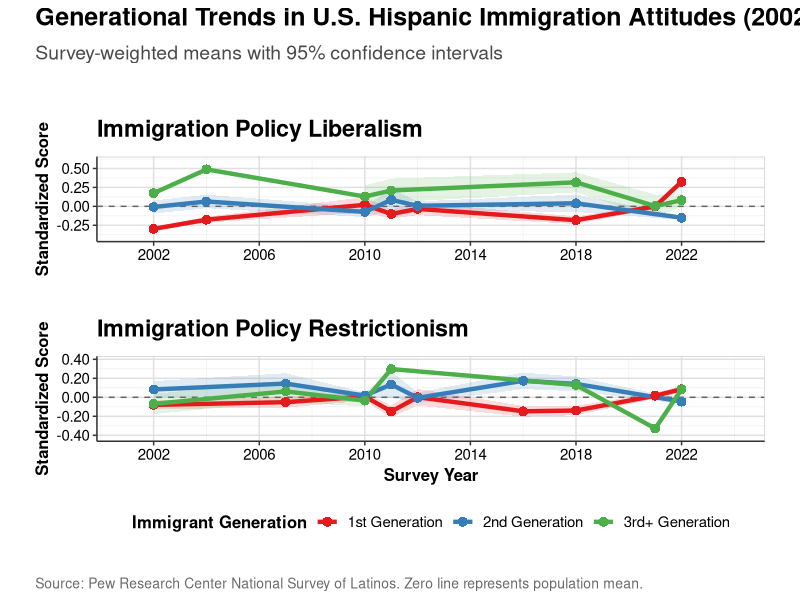
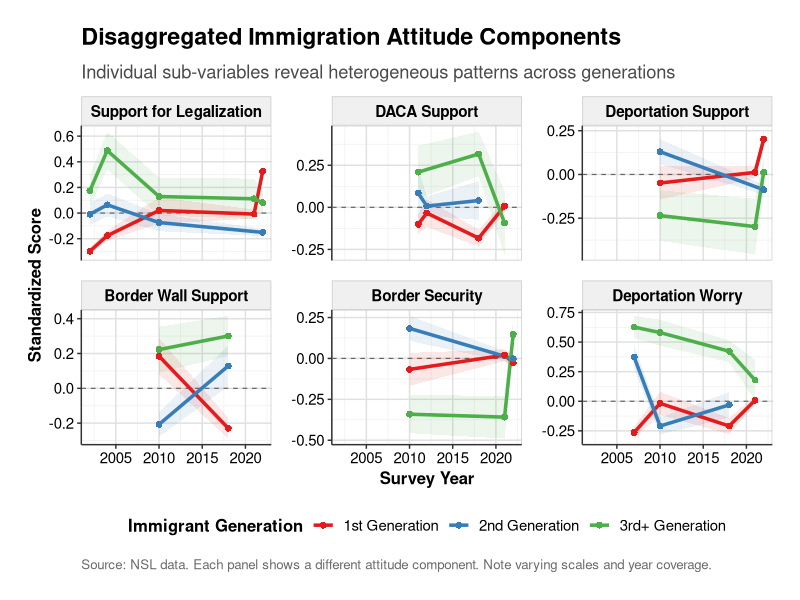
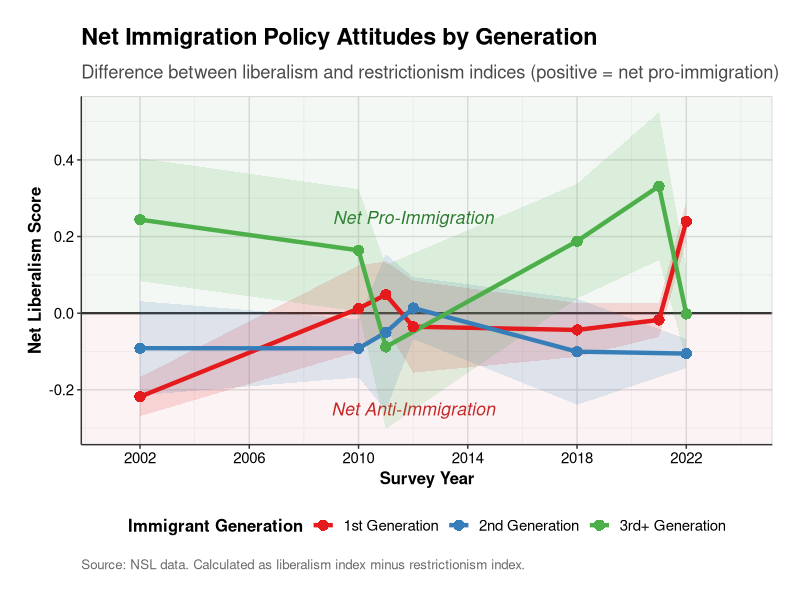
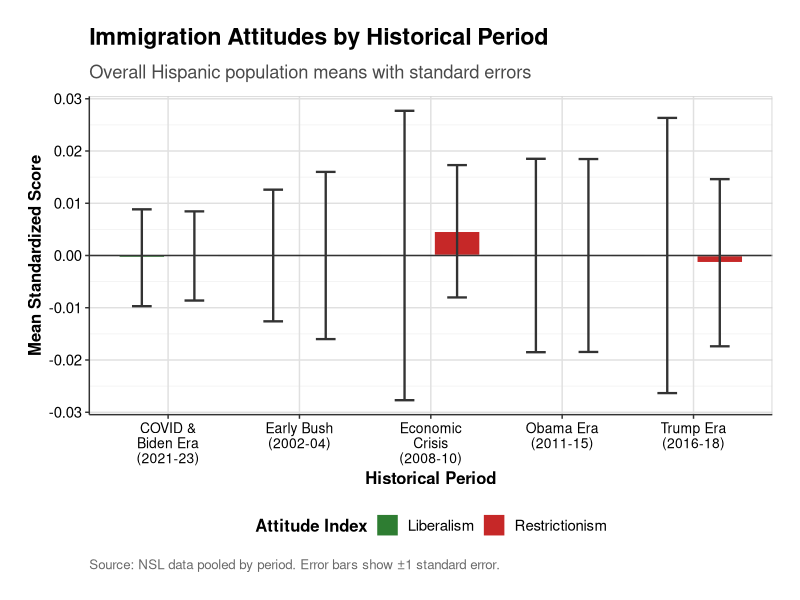
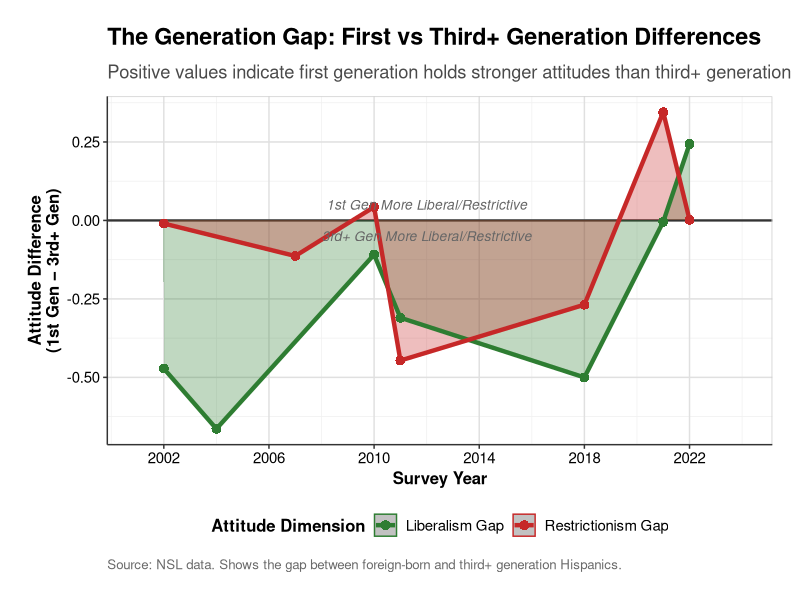

Write R code to recreate these figures, in order.
# =============================================================================
# PUBLICATION QUALITY VISUALIZATIONS v4.4 - CONSISTENT STYLING
# =============================================================================
# Purpose: Create all visualizations with consistent publication-quality styling
#          Professional color schemes, white backgrounds, high-quality output
# Version: 4.4
# Date: January 2025
# =============================================================================

library(dplyr)
library(tidyr)
library(readr)
library(ggplot2)
library(scales)
library(patchwork)
library(RColorBrewer)
library(viridis)

cat("=============================================================\n")
cat("PUBLICATION QUALITY VISUALIZATIONS v4.4\n")
cat("Creating consistent, professional visualizations\n")
cat("=============================================================\n")

# =============================================================================
# 1. CONSISTENT THEME DEFINITION
# =============================================================================

# Define publication theme with white background
theme_publication <- function(base_size = 12) {
  theme_minimal(base_size = base_size) +
  theme(
    # Text elements
    plot.title = element_text(size = rel(1.4), face = "bold", 
                             color = "black", margin = margin(b = 10)),
    plot.subtitle = element_text(size = rel(1.1), color = "#4A4A4A", 
                                margin = margin(b = 10)),
    plot.caption = element_text(size = rel(0.8), color = "#6A6A6A", 
                               hjust = 0, margin = margin(t = 10)),
    
    # Axis elements
    axis.title = element_text(size = rel(1), face = "bold", color = "black"),
    axis.text = element_text(size = rel(0.9), color = "black"),
    axis.line = element_line(color = "#333333", size = 0.5),
    axis.ticks = element_line(color = "#333333", size = 0.5),
    
    # Legend
    legend.title = element_text(size = rel(1), face = "bold", color = "black"),
    legend.text = element_text(size = rel(0.9), color = "black"),
    legend.background = element_rect(fill = "white", color = NA),
    legend.key = element_rect(fill = "white", color = NA),
    legend.position = "bottom",
    
    # Panel elements
    panel.background = element_rect(fill = "white", color = NA),
    panel.grid.major = element_line(color = "#E0E0E0", size = 0.5),
    panel.grid.minor = element_line(color = "#F0F0F0", size = 0.25),
    panel.border = element_rect(fill = NA, color = "#CCCCCC", size = 0.5),
    
    # Strip elements (for facets)
    strip.background = element_rect(fill = "#F5F5F5", color = "#CCCCCC"),
    strip.text = element_text(size = rel(1), face = "bold", color = "black"),
    
    # Overall plot
    plot.background = element_rect(fill = "white", color = NA),
    plot.margin = margin(20, 20, 20, 20)
  )
}

# Define consistent color palette
generation_colors <- c(
  "1st Generation" = "#E41A1C",    # Red
  "2nd Generation" = "#377EB8",    # Blue
  "3rd+ Generation" = "#4DAF4A"    # Green
)

# Alternative professional palette
generation_colors_alt <- c(
  "1st Generation" = "#D62728",    # Darker red
  "2nd Generation" = "#1F77B4",    # Darker blue
  "3rd+ Generation" = "#2CA02C"    # Darker green
)

# =============================================================================
# 2. LOAD DATA
# =============================================================================

cat("\n1. LOADING DATA\n")
cat(paste(rep("-", 60), collapse = ""), "\n")

# Load analysis outputs
generation_trends <- read_csv("outputs/generation_year_trends_v4_0.csv", show_col_types = FALSE)
overall_trends <- read_csv("outputs/overall_trends_v4_0.csv", show_col_types = FALSE)
period_effects <- read_csv("outputs/period_effects_v4_0.csv", show_col_types = FALSE)
disaggregated_trends <- read_csv("outputs/disaggregated_trends_v4_3.csv", show_col_types = FALSE)

cat("Data loaded successfully\n")

# =============================================================================
# 3. MAIN GENERATION TRENDS - MAGNIFIED
# =============================================================================

cat("\n2. CREATING MAIN GENERATION TRENDS VISUALIZATION\n")
cat(paste(rep("-", 60), collapse = ""), "\n")

# Calculate appropriate y-limits
lib_data <- generation_trends %>% filter(!is.na(liberalism_mean))
res_data <- generation_trends %>% filter(!is.na(restrictionism_mean))

lib_range <- range(lib_data$liberalism_mean)
lib_expand <- diff(lib_range) * 0.15
lib_limits <- c(lib_range[1] - lib_expand, lib_range[2] + lib_expand)

res_range <- range(res_data$restrictionism_mean)
res_expand <- diff(res_range) * 0.15
res_limits <- c(res_range[1] - res_expand, res_range[2] + res_expand)

# Create liberalism panel
p_lib <- lib_data %>%
  ggplot(aes(x = survey_year, y = liberalism_mean, color = generation_label)) +
  
  # Reference line at zero
  geom_hline(yintercept = 0, linetype = "dashed", color = "#666666", size = 0.5) +
  
  # Confidence ribbons
  geom_ribbon(aes(ymin = liberalism_ci_lower, ymax = liberalism_ci_upper, 
                  fill = generation_label),
              alpha = 0.15, color = NA) +
  
  # Lines and points
  geom_line(size = 1.5) +
  geom_point(size = 3, shape = 16) +
  
  # Scales
  scale_color_manual(values = generation_colors, name = "Immigrant Generation") +
  scale_fill_manual(values = generation_colors, guide = "none") +
  scale_x_continuous(breaks = seq(2002, 2024, by = 4), 
                     limits = c(2001, 2024)) +
  scale_y_continuous(limits = lib_limits,
                     labels = function(x) sprintf("%.2f", x)) +
  
  # Labels
  labs(
    title = "Immigration Policy Liberalism",
    x = NULL,
    y = "Standardized Score"
  ) +
  
  theme_publication() +
  theme(legend.position = "none")

# Create restrictionism panel
p_res <- res_data %>%
  ggplot(aes(x = survey_year, y = restrictionism_mean, color = generation_label)) +
  
  geom_hline(yintercept = 0, linetype = "dashed", color = "#666666", size = 0.5) +
  
  geom_ribbon(aes(ymin = restrictionism_ci_lower, ymax = restrictionism_ci_upper, 
                  fill = generation_label),
              alpha = 0.15, color = NA) +
  
  geom_line(size = 1.5) +
  geom_point(size = 3, shape = 16) +
  
  scale_color_manual(values = generation_colors, name = "Immigrant Generation") +
  scale_fill_manual(values = generation_colors, guide = "none") +
  scale_x_continuous(breaks = seq(2002, 2024, by = 4),
                     limits = c(2001, 2024)) +
  scale_y_continuous(limits = res_limits,
                     labels = function(x) sprintf("%.2f", x)) +
  
  labs(
    title = "Immigration Policy Restrictionism",
    x = "Survey Year",
    y = "Standardized Score"
  ) +
  
  theme_publication()

# Combine panels
p_main <- p_lib / p_res +
  plot_annotation(
    title = "Generational Trends in U.S. Hispanic Immigration Attitudes (2002-2023)",
    subtitle = "Survey-weighted means with 95% confidence intervals",
    caption = "Source: Pew Research Center National Survey of Latinos. Zero line represents population mean.",
    theme = theme(
      plot.title = element_text(size = 18, face = "bold", margin = margin(b = 10)),
      plot.subtitle = element_text(size = 14, color = "#4A4A4A", margin = margin(b = 20)),
      plot.caption = element_text(size = 10, color = "#6A6A6A", hjust = 0),
      plot.background = element_rect(fill = "white", color = NA)
    )
  )

ggsave("outputs/figure_v4_4_main_generation_trends.png", 
       p_main, width = 12, height = 10, dpi = 300, bg = "white")
cat("Created main generation trends visualization\n")

# =============================================================================
# 4. DISAGGREGATED SUB-VARIABLES
# =============================================================================

cat("\n3. CREATING DISAGGREGATED SUB-VARIABLES VISUALIZATION\n")
cat(paste(rep("-", 60), collapse = ""), "\n")

# Select key variables
key_vars <- c("Support for Legalization", "DACA Support", 
              "Deportation Support", "Border Wall Support",
              "Border Security", "Deportation Worry")

p_disagg <- disaggregated_trends %>%
  filter(variable_label %in% key_vars) %>%
  mutate(
    variable_label = factor(variable_label, levels = key_vars),
    category_color = case_when(
      category == "Pro-Immigration" ~ "#2E7D32",
      category == "Restrictive" ~ "#C62828",
      category == "Concern" ~ "#F57C00",
      TRUE ~ "#757575"
    )
  ) %>%
  ggplot(aes(x = survey_year, y = mean_val, color = generation_label)) +
  
  # Zero reference line
  geom_hline(yintercept = 0, linetype = "dashed", color = "#666666", size = 0.4) +
  
  # Confidence intervals
  geom_ribbon(aes(ymin = ci_lower, ymax = ci_upper, fill = generation_label),
              alpha = 0.1, color = NA) +
  
  # Lines and points
  geom_line(size = 1.2) +
  geom_point(size = 2, shape = 16) +
  
  # Faceting
  facet_wrap(~variable_label, ncol = 3, scales = "free_y") +
  
  # Scales
  scale_color_manual(values = generation_colors, name = "Immigrant Generation") +
  scale_fill_manual(values = generation_colors, guide = "none") +
  scale_x_continuous(breaks = seq(2005, 2020, by = 5)) +
  
  # Labels
  labs(
    title = "Disaggregated Immigration Attitude Components",
    subtitle = "Individual sub-variables reveal heterogeneous patterns across generations",
    x = "Survey Year",
    y = "Standardized Score",
    caption = "Source: NSL data. Each panel shows a different attitude component. Note varying scales and year coverage."
  ) +
  
  theme_publication() +
  theme(
    strip.background = element_rect(fill = "#F0F0F0", color = "#CCCCCC"),
    strip.text = element_text(size = 11, face = "bold"),
    panel.spacing = unit(1, "lines")
  )

ggsave("outputs/figure_v4_4_disaggregated_components.png", 
       p_disagg, width = 14, height = 10, dpi = 300, bg = "white")
cat("Created disaggregated components visualization\n")

# =============================================================================
# 5. NET LIBERALISM TRENDS
# =============================================================================

cat("\n4. CREATING NET LIBERALISM VISUALIZATION\n")
cat(paste(rep("-", 60), collapse = ""), "\n")

# Calculate net liberalism
net_data <- generation_trends %>%
  filter(!is.na(liberalism_mean), !is.na(restrictionism_mean)) %>%
  mutate(
    net_liberalism = liberalism_mean - restrictionism_mean,
    net_se = sqrt(liberalism_se^2 + restrictionism_se^2),
    net_ci_lower = net_liberalism - 1.96 * net_se,
    net_ci_upper = net_liberalism + 1.96 * net_se
  )

p_net <- net_data %>%
  ggplot(aes(x = survey_year, y = net_liberalism, color = generation_label)) +
  
  # Zero line (important reference)
  geom_hline(yintercept = 0, linetype = "solid", color = "#333333", size = 0.8) +
  
  # Add shaded regions
  annotate("rect", xmin = -Inf, xmax = Inf, ymin = 0, ymax = Inf,
           fill = "#2E7D32", alpha = 0.05) +
  annotate("rect", xmin = -Inf, xmax = Inf, ymin = -Inf, ymax = 0,
           fill = "#C62828", alpha = 0.05) +
  
  # Labels for regions
  annotate("text", x = 2012, y = 0.25, label = "Net Pro-Immigration", 
           size = 4.5, color = "#2E7D32", fontface = "italic") +
  annotate("text", x = 2012, y = -0.25, label = "Net Anti-Immigration", 
           size = 4.5, color = "#C62828", fontface = "italic") +
  
  # Confidence ribbons
  geom_ribbon(aes(ymin = net_ci_lower, ymax = net_ci_upper, fill = generation_label),
              alpha = 0.15, color = NA) +
  
  # Lines and points
  geom_line(size = 1.5) +
  geom_point(size = 3.5, shape = 16) +
  
  # Scales
  scale_color_manual(values = generation_colors, name = "Immigrant Generation") +
  scale_fill_manual(values = generation_colors, guide = "none") +
  scale_x_continuous(breaks = seq(2002, 2024, by = 4),
                     limits = c(2001, 2024)) +
  
  # Labels
  labs(
    title = "Net Immigration Policy Attitudes by Generation",
    subtitle = "Difference between liberalism and restrictionism indices (positive = net pro-immigration)",
    x = "Survey Year",
    y = "Net Liberalism Score",
    caption = "Source: NSL data. Calculated as liberalism index minus restrictionism index."
  ) +
  
  theme_publication()

ggsave("outputs/figure_v4_4_net_liberalism.png", 
       p_net, width = 11, height = 8, dpi = 300, bg = "white")
cat("Created net liberalism visualization\n")

# =============================================================================
# 6. PERIOD EFFECTS
# =============================================================================

cat("\n5. CREATING PERIOD EFFECTS VISUALIZATION\n")
cat(paste(rep("-", 60), collapse = ""), "\n")

# Prepare period data
period_data <- period_effects %>%
  filter(!is.na(liberalism_mean), !is.na(restrictionism_mean)) %>%
  pivot_longer(
    cols = c(liberalism_mean, restrictionism_mean),
    names_to = "index_type",
    values_to = "value"
  ) %>%
  mutate(
    index_label = ifelse(index_type == "liberalism_mean",
                        "Liberalism", "Restrictionism"),
    se = ifelse(index_type == "liberalism_mean",
               liberalism_se, restrictionism_se),
    period_short = case_when(
      period == "Early Bush Era" ~ "Early Bush\n(2002-04)",
      period == "Immigration Debates" ~ "Immigration\nDebates\n(2006-07)",
      period == "Economic Crisis" ~ "Economic\nCrisis\n(2008-10)",
      period == "Obama Era" ~ "Obama Era\n(2011-15)",
      period == "Trump Era" ~ "Trump Era\n(2016-18)",
      period == "COVID & Biden Era" ~ "COVID &\nBiden Era\n(2021-23)"
    )
  )

p_period <- period_data %>%
  ggplot(aes(x = period_short, y = value, fill = index_label)) +
  
  # Bars with dodging
  geom_bar(stat = "identity", position = position_dodge(width = 0.8), 
           width = 0.7, color = "white", size = 0.5) +
  
  # Error bars
  geom_errorbar(aes(ymin = value - se, ymax = value + se),
                position = position_dodge(width = 0.8),
                width = 0.3, size = 0.8, color = "#333333") +
  
  # Zero line
  geom_hline(yintercept = 0, linetype = "solid", color = "#333333", size = 0.5) +
  
  # Scales
  scale_fill_manual(values = c("Liberalism" = "#2E7D32", 
                              "Restrictionism" = "#C62828"),
                   name = "Attitude Index") +
  
  # Labels
  labs(
    title = "Immigration Attitudes by Historical Period",
    subtitle = "Overall Hispanic population means with standard errors",
    x = "Historical Period",
    y = "Mean Standardized Score",
    caption = "Source: NSL data pooled by period. Error bars show ±1 standard error."
  ) +
  
  theme_publication() +
  theme(axis.text.x = element_text(size = 10))

ggsave("outputs/figure_v4_4_period_effects.png", 
       p_period, width = 10, height = 7, dpi = 300, bg = "white")
cat("Created period effects visualization\n")

# =============================================================================
# 7. GENERATION GAP OVER TIME
# =============================================================================

cat("\n6. CREATING GENERATION GAP VISUALIZATION\n")
cat(paste(rep("-", 60), collapse = ""), "\n")

# Calculate gaps
gap_data <- generation_trends %>%
  select(survey_year, generation_label, liberalism_mean, restrictionism_mean) %>%
  pivot_wider(
    names_from = generation_label,
    values_from = c(liberalism_mean, restrictionism_mean)
  ) %>%
  mutate(
    lib_gap_1st_3rd = `liberalism_mean_1st Generation` - `liberalism_mean_3rd+ Generation`,
    res_gap_1st_3rd = `restrictionism_mean_1st Generation` - `restrictionism_mean_3rd+ Generation`
  ) %>%
  filter(!is.na(lib_gap_1st_3rd) | !is.na(res_gap_1st_3rd)) %>%
  pivot_longer(
    cols = c(lib_gap_1st_3rd, res_gap_1st_3rd),
    names_to = "gap_type",
    values_to = "gap_value"
  ) %>%
  mutate(
    gap_label = ifelse(gap_type == "lib_gap_1st_3rd",
                      "Liberalism Gap", "Restrictionism Gap")
  )

p_gap <- gap_data %>%
  filter(!is.na(gap_value)) %>%
  ggplot(aes(x = survey_year, y = gap_value, color = gap_label, fill = gap_label)) +
  
  # Zero line
  geom_hline(yintercept = 0, linetype = "solid", color = "#333333", size = 0.8) +
  
  # Areas
  geom_area(alpha = 0.3, position = "identity") +
  
  # Lines
  geom_line(size = 1.5) +
  geom_point(size = 3, shape = 16) +
  
  # Scales
  scale_color_manual(values = c("Liberalism Gap" = "#2E7D32",
                               "Restrictionism Gap" = "#C62828"),
                    name = "Attitude Dimension") +
  scale_fill_manual(values = c("Liberalism Gap" = "#2E7D32",
                              "Restrictionism Gap" = "#C62828"),
                   guide = "none") +
  scale_x_continuous(breaks = seq(2002, 2024, by = 4),
                     limits = c(2001, 2024)) +
  
  # Annotations
  annotate("text", x = 2012, y = 0.05, label = "1st Gen More Liberal/Restrictive", 
           size = 3.5, color = "#666666", fontface = "italic") +
  annotate("text", x = 2012, y = -0.05, label = "3rd+ Gen More Liberal/Restrictive", 
           size = 3.5, color = "#666666", fontface = "italic") +
  
  # Labels
  labs(
    title = "The Generation Gap: First vs Third+ Generation Differences",
    subtitle = "Positive values indicate first generation holds stronger attitudes than third+ generation",
    x = "Survey Year",
    y = "Attitude Difference\n(1st Gen − 3rd+ Gen)",
    caption = "Source: NSL data. Shows the gap between foreign-born and third+ generation Hispanics."
  ) +
  
  theme_publication()

ggsave("outputs/figure_v4_4_generation_gap.png", 
       p_gap, width = 11, height = 7, dpi = 300, bg = "white")
cat("Created generation gap visualization\n")

# =============================================================================
# 8. SUMMARY
# =============================================================================

cat("\n7. VISUALIZATION CREATION COMPLETE\n")
cat(paste(rep("-", 60), collapse = ""), "\n")
cat("All visualizations created with consistent styling:\n")
cat("- White backgrounds\n")
cat("- Professional color scheme\n") 
cat("- Consistent fonts and sizes\n")
cat("- Publication-quality output (300 DPI)\n")
cat("\nFiles created:\n")
cat("- figure_v4_4_main_generation_trends.png\n")
cat("- figure_v4_4_disaggregated_components.png\n")
cat("- figure_v4_4_net_liberalism.png\n")
cat("- figure_v4_4_period_effects.png\n")
cat("- figure_v4_4_generation_gap.png\n")

# =============================================================================
# END OF PUBLICATION QUALITY VISUALIZATIONS v4.4
# =============================================================================